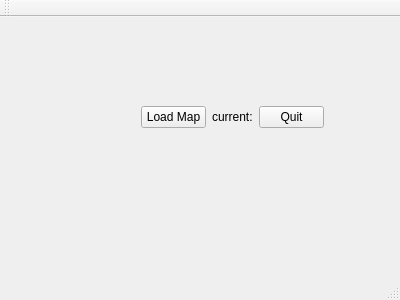
<?xml version="1.0" encoding="UTF-8"?>
<ui version="4.0">
 <class>MainWindow</class>
 <widget class="QMainWindow" name="MainWindow">
  <property name="geometry">
   <rect>
    <x>0</x>
    <y>0</y>
    <width>400</width>
    <height>300</height>
   </rect>
  </property>
  <property name="windowTitle">
   <string>MainWindow</string>
  </property>
  <widget class="QWidget" name="centralWidget">
   <widget class="QWidget" name="horizontalLayoutWidget">
    <property name="geometry">
     <rect>
      <x>130</x>
      <y>60</y>
      <width>205</width>
      <height>80</height>
     </rect>
    </property>
    <layout class="QHBoxLayout" name="horizontalLayout">
     <item>
      <widget class="QPushButton" name="loadButton">
       <property name="text">
        <string>Load Map</string>
       </property>
      </widget>
     </item>
     <item>
      <widget class="QLabel" name="currLatLng">
       <property name="text">
        <string>current:</string>
       </property>
      </widget>
     </item>
     <item>
      <widget class="QPushButton" name="quitButton">
       <property name="text">
        <string>Quit</string>
       </property>
      </widget>
     </item>
    </layout>
   </widget>
  </widget>
  <widget class="QMenuBar" name="menuBar">
   <property name="geometry">
    <rect>
     <x>0</x>
     <y>0</y>
     <width>400</width>
     <height>17</height>
    </rect>
   </property>
  </widget>
  <widget class="QToolBar" name="mainToolBar">
   <attribute name="toolBarArea">
    <enum>TopToolBarArea</enum>
   </attribute>
   <attribute name="toolBarBreak">
    <bool>false</bool>
   </attribute>
  </widget>
  <widget class="QStatusBar" name="statusBar"/>
 </widget>
 <layoutdefault spacing="6" margin="11"/>
 <resources/>
 <connections/>
</ui>
